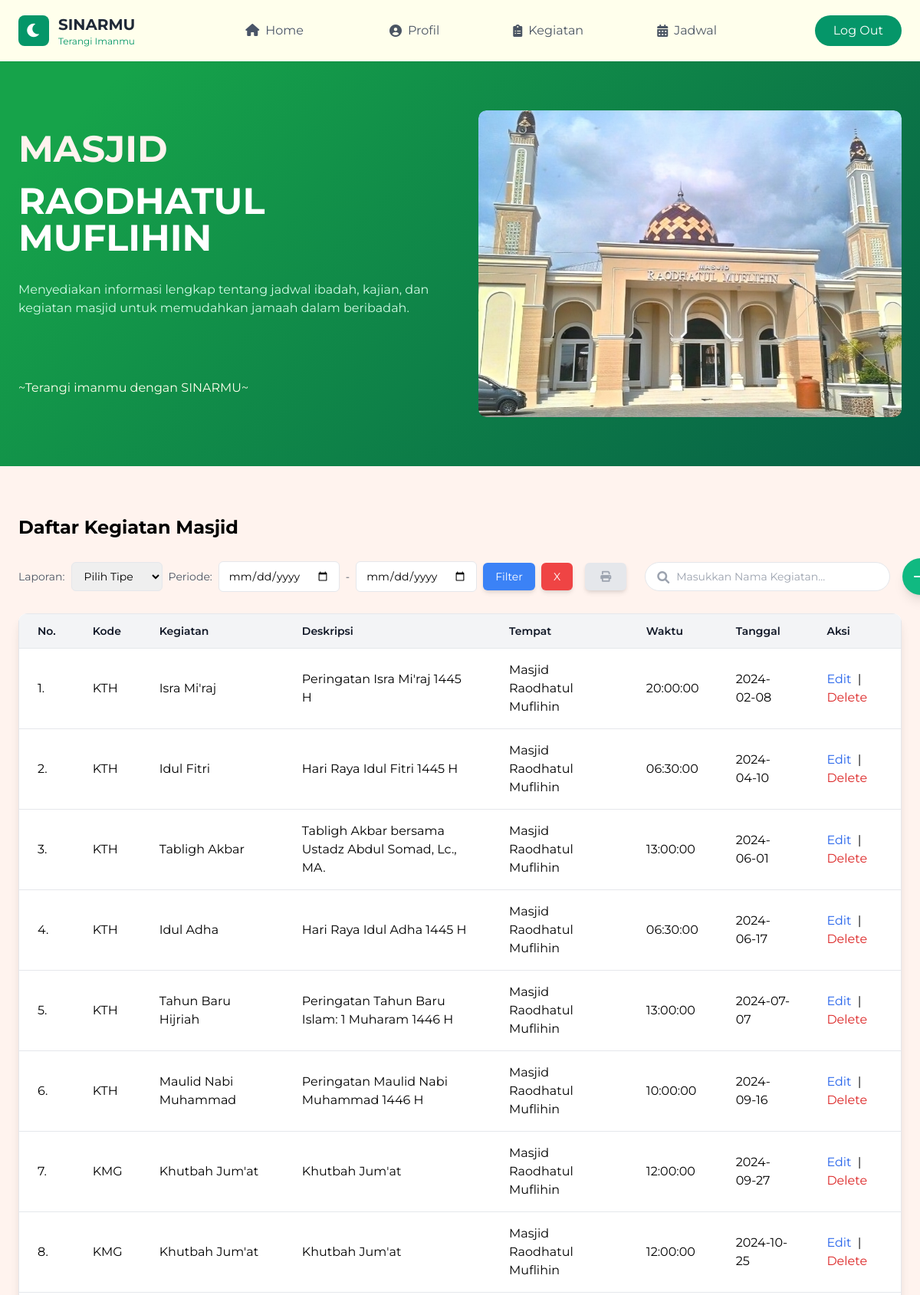
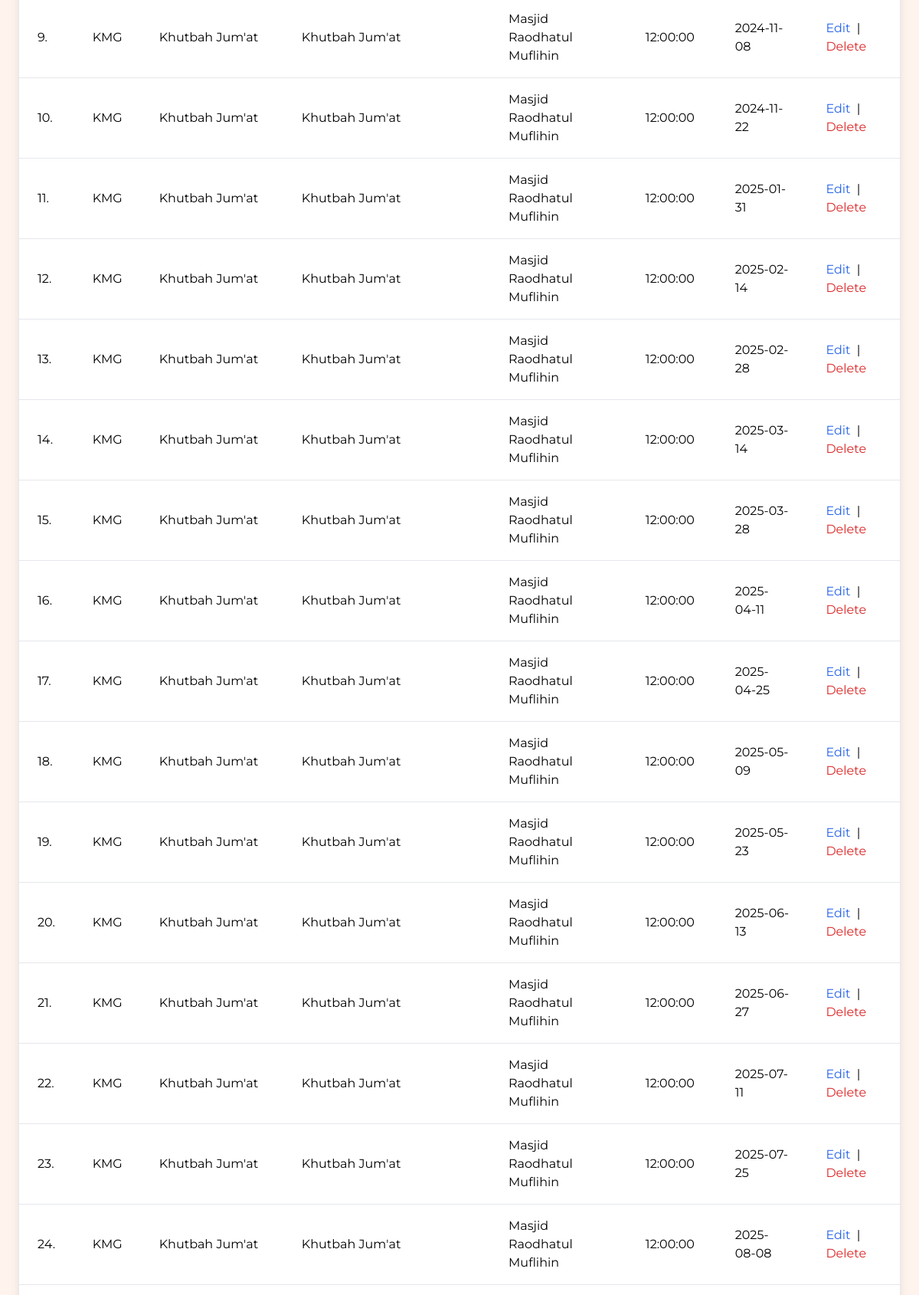
Screenshot of /manage_kegiatan.php (signed in, upper part) with the database file from the repository (2 pictures, top to bottom).
### tables this page shows
CREATE TABLE `kegiatan` (
  `id_kegiatan` int NOT NULL,
  `id_masjid` int NOT NULL,
  `kode_kegiatan` varchar(100) NOT NULL,
  `nama_kegiatan` varchar(100) NOT NULL,
  `deskripsi_kegiatan` varchar(255) DEFAULT NULL,
  `tempat_kegiatan` varchar(200) DEFAULT NULL,
  `waktu_kegiatan` time NOT NULL,
  `tanggal_kegiatan` date NOT NULL,
  `created_at` timestamp NULL DEFAULT CURRENT_TIMESTAMP,
  `updated_at` timestamp NULL DEFAULT CURRENT_TIMESTAMP ON UPDATE CURRENT_TIMESTAMP
);

### manage_kegiatan.php (the view, shortened to what this page needs)
<?php
include 'koneksi.php';
$start_date = isset($_GET['start_date']) ? $_GET['start_date'] : '';
$end_date = isset($_GET['end_date']) ? $_GET['end_date'] : '';
$query = isset($_GET['query']) ? trim($_GET['query']) : '';
if (!empty($start_date) && !empty($end_date)) {
    $stmt = $conn->prepare("SELECT * FROM kegiatan WHERE tanggal_kegiatan BETWEEN ? AND ? ORDER BY tanggal_kegiatan ASC");
    $stmt->bind_param("ss", $start_date, $end_date);
} else if (!empty($query)) {
    $stmt = $conn->prepare("SELECT * FROM kegiatan WHERE nama_kegiatan LIKE ? ORDER BY tanggal_kegiatan ASC");
    $search = "%$query%";
    $stmt->bind_param("s", $search);
} else {
    $stmt = $conn->prepare("SELECT * FROM kegiatan ORDER BY tanggal_kegiatan ASC");
}
$stmt->execute();
$result = $stmt->get_result();
$data_kegiatan = $result->num_rows > 0 ? $result->fetch_all(MYSQLI_ASSOC) : [];
?>
<!DOCTYPE html>
<html lang="id">
<head>
    <link href="https://cdnjs.cloudflare.com/ajax/libs/tailwindcss/2.2.19/tailwind.min.css" rel="stylesheet">
    <link href="https://cdnjs.cloudflare.com/ajax/libs/font-awesome/6.0.0/css/all.min.css" rel="stylesheet">
</head>
<body>
    <nav class="background shadow-sm sticky top-0 z-50">
        <div class="max-w-7xl mx-auto px-6">
            <div class="flex justify-between h-20 items-center">
                <div class="flex items-center gap-3">
                    <div class="w-10 h-10 bg-green-600 rounded-lg flex items-center justify-center">
                        <i class="fas fa-moon text-white text-xl"></i>
                    </div>
                    <div>
                        <h1 class="font-bold text-xl text-gray-800">SINARMU</h1>
                        <p class="text-xs text-green-600">Terangi Imanmu</p>
                    </div>
                </div>
                <div class="hidden md:flex items-center space-x-20">
                    <div class="relative">
                        <div id="Home" class="flex items-center text-gray-600 hover:text-green-600 px-2 py-1 cursor-pointer">
                            <a href="home.php">
                                <i class="fas fa-home mr-2"></i>Home
                            </a>
                        </div>
                    </div>
                    <div class="relative">
                        <div id="Profil" class="flex items-center text-gray-600 hover:text-green-600 px-2 py-1 cursor-pointer">
                            <i class="fas fa-user-circle mr-2"></i>Profil
                        </div>
                    </div>
                    <div class="relative">
                        <div id="Activity" class="flex items-center text-gray-600 hover:text-green-600 px-2 py-1 cursor-pointer">
                            <i class="fas fa-clipboard-list mr-2"></i>Kegiatan
                        </div>
                    </div>
                    <div class="relative">
                        <div id="Schedule" class="flex items-center text-gray-600 hover:text-green-600 px-2 py-1 cursor-pointer">
                            <i class="fas fa-calendar-alt mr-2"></i>Jadwal
                        </div>
                    </div>
                </div>
                <div class="flex items-center gap-4">
                    <a href="logout.php" class="bg-green-600 text-white px-6 py-2 rounded-full hover:bg-green-700 transition">Log Out</a>
                </div>
            </div>
        </div>
    </nav>
    <section class="hero-gradient py-16 text-white">
        <div class="max-w-7xl mx-auto px-6">
            <div class="grid grid-cols-1 md:grid-cols-2 gap-12 items-center">
                <div>
                    <h1 class="text-5xl font-bold mb-5" style="color: #fff3ee">MASJID</h1>
                    <h1 class="text-5xl font-bold mb-8">RAODHATUL MUFLIHIN</h1>
                    <p class="text-green-100 mb-20">Menyediakan informasi lengkap tentang jadwal ibadah, kajian, dan kegiatan masjid untuk memudahkan jamaah dalam beribadah.</p>
                    <h3 class="text-green-50" style="color: #FFFFEC">~Terangi imanmu dengan SINARMU~</h3>
                </div>
                <div class="relative w-full h-94 overflow-hidden">
                    <div class="swiper-container">
                        <div class="swiper-wrapper">
                            <div class="swiper-slide"><img src="/sisfo-masjid/image/masjid1.png" alt="Gambar 1" class="rounded-lg shadow-lg"></div>
                        </div>
                    </div>
                </div>
            </div>
        </div>
    </section>
    <section class="card py-16">
        <div class="max-w-7xl mx-auto px-6">
            <div class="mb-6">
                <h2 class="text-2xl font-bold">Daftar Kegiatan Masjid</h2>
            </div>
            <div class="flex flex-col lg:flex-row justify-between items-start lg:items-center mb-6 gap-6">
                <div class="flex flex-col lg:flex-row gap-4 items-center">
                    <form action="" method="GET" id="filterForm" class="flex items-center gap-2">
                        <label for="report-type" class="text-sm text-gray-600">Laporan:</label>
                        <select name="report_type" id="report-type"
                            class="py-2 px-3 rounded-md border border-gray-200 text-sm focus:outline-none focus:ring-2 focus:ring-green-500"
                            onchange="updateDateFields()">
                            <option value="">Pilih Tipe</option>
                        </select>
                        <label for="start-date" class="text-sm text-gray-600">Periode:</label>
                        <input type="date" name="start_date" id="start-date"
                            class="py-2 px-3 rounded-md border border-gray-200 text-sm focus:outline-none focus:ring-2 focus:ring-green-500"
                            value="<?= isset($_GET['start_date']) ? htmlspecialchars($_GET['start_date']) : '' ?>">
                        <label for="end-date" class="text-sm text-gray-600"> - </label>
                        <input type="date" name="end_date" id="end-date"
                            class="py-2 px-3 rounded-md border border-gray-200 text-sm focus:outline-none focus:ring-2 focus:ring-green-500"
                            value="<?= isset($_GET['end_date']) ? htmlspecialchars($_GET['end_date']) : '' ?>">
                        <button type="submit" id="filter-button"
                            class="text-white bg-blue-500 hover:bg-blue-600 rounded-md px-4 py-2 text-sm shadow-md">
                            Filter
                        </button>
                        <button type="button" onclick="clearFilter()"
                            class="text-white bg-red-500 hover:bg-red-600 rounded-md px-4 py-2 text-sm shadow-md" title="Clear Filter">
                            X
                        </button>
                    </form>
                    <?php
                    $isFilterActive = (isset($_GET['start_date']) && !empty($_GET['start_date'])) &&(isset($_GET['end_date']) && !empty($_GET['end_date']));
                    ?>
                    <a href="<?= $isFilterActive ? "laporan_kegiatan.php?start_date=" . htmlspecialchars($_GET['start_date']) . "&end_date=" . htmlspecialchars($_GET['end_date']) : '#' ?>"
                        class="<?= $isFilterActive ? 'text-white bg-green-500 hover:bg-green-600' : 'text-gray-400 bg-gray-200 cursor-not-allowed' ?> rounded-md px-4 py-2 text-sm shadow-md"
                        title="Cetak Laporan" <?= $isFilterActive ? '' : 'aria-disabled="true"' ?>>
                        <i class="fas fa-print ml-1 mr-1"></i>
                    </a>
                </div>
                <div class="flex items-center gap-4">
                    <form action="" method="GET" class="relative">
                        <input type="search" name="query" placeholder="Masukkan Nama Kegiatan..."
                            class="w-80 pl-10 pr-10 py-2 rounded-full border border-gray-200 focus:outline-none focus:ring-2 focus:ring-green-500 text-sm"
                            id="search-input" autocomplete="off">
                        <i class="fas fa-search absolute left-4 top-3 text-gray-400"></i>
                    </form>
                    <a href="tambah_kegiatan.php" class="text-white bg-green-500 hover:bg-green-600 rounded-full p-3 shadow-lg" title="Tambah Kegiatan">
                        <svg xmlns="http://www.w3.org/2000/svg" class="h-6 w-6" fill="none" viewBox="0 0 24 24" stroke="currentColor">
                            <path stroke-linecap="round" stroke-linejoin="round" stroke-width="2" d="M12 4v16m8-8H4" />
                        </svg>
                    </a>
                </div>
            </div>
            <div class="bg-white rounded-xl shadow-lg overflow-hidden mt-4">
                <table class="min-w-full bg-white border border-gray-200">
                    <thead>
                        <tr>
                            <th class="py-3 px-6 bg-gray-100 font-semibold text-sm text-gray-900 border-b border-gray-200 text-left">No.</th>
                            <th class="py-3 px-6 bg-gray-100 font-semibold text-sm text-gray-900 border-b border-gray-200 text-left">Kode</th>
                            <th class="py-3 px-6 bg-gray-100 font-semibold text-sm text-gray-900 border-b border-gray-200 text-left">Kegiatan</th>
                            <th class="py-3 px-6 bg-gray-100 font-semibold text-sm text-gray-900 border-b border-gray-200 text-left">Deskripsi</th>
                            <th class="py-3 px-6 bg-gray-100 font-semibold text-sm text-gray-900 border-b border-gray-200 text-left">Tempat</th>
                            <th class="py-3 px-6 bg-gray-100 font-semibold text-sm text-gray-900 border-b border-gray-200 text-left">Waktu</th>
                            <th class="py-3 px-6 bg-gray-100 font-semibold text-sm text-gray-900 border-b border-gray-200 text-left">Tanggal</th>
                            <th class="py-3 px-6 bg-gray-100 font-semibold text-sm text-gray-900 border-b border-gray-200 text-left">Aksi</th>
                        </tr>
                    </thead>
                    <tbody>
                        <?php if (!empty($data_kegiatan)): ?>
                            <?php foreach ($data_kegiatan as $index => $row): ?>
                                <tr class="hover:bg-gray-100">
                                    <td class="py-4 px-6 border-b border-gray-200"><?= $index + 1; ?>.</td>
                                    <td class="py-4 px-6 border-b border-gray-200"><?php echo htmlspecialchars($row['kode_kegiatan'] ?? ''); ?></td>
                                    <td class="py-4 px-6 border-b border-gray-200"><?php echo htmlspecialchars($row['nama_kegiatan'] ?? ''); ?></td>
                                    <td class="py-4 px-6 border-b border-gray-200"><?php echo htmlspecialchars($row['deskripsi_kegiatan'] ?? ''); ?></td>
                                    <td class="py-4 px-6 border-b border-gray-200"><?php echo htmlspecialchars($row['tempat_kegiatan'] ?? ''); ?></td>
                                    <td class="py-4 px-6 border-b border-gray-200"><?php echo htmlspecialchars($row['waktu_kegiatan'] ?? ''); ?></td>
                                    <td class="py-4 px-6 border-b border-gray-200"><?php echo htmlspecialchars($row['tanggal_kegiatan'] ?? ''); ?></td>
                                    <td class="py-4 px-6 border-b border-gray-200 text-left">
                                        <a href="edit_kegiatan.php?id=<?php echo $row['id_kegiatan']; ?>" class="text-blue-600 hover:text-blue-800">Edit</a>
                                        <span class="mx-1">|</span>
                                        <a href="manage_kegiatan.php?id=<?php echo $row['id_kegiatan']; ?>&action=delete" class="text-red-600 hover:text-red-800" onclick="return confirm('Apakah Anda yakin ingin menghapus data ini?');">Delete</a>
                                    </td>
                                </tr>
                            <?php endforeach; ?>
                        <?php endif; ?>
                    </tbody>
                </table>
            </div>
        </div>
    </section>
</body>
</html>

### manage_kegiatan.php (style rules this page uses)
body { font-family: 'Montserrat', sans-serif; background-color: #fff3ee; }
.hero-gradient { background: linear-gradient(135deg, #16a34a 10%, #065f46 100%); }
.card { background: #fff3ee; }
nav { background: #FFFFEC; position: sticky; top: 0; z-index: 50; }
nav a { color: #4a5568; padding: 0.5rem 1rem; border-radius: 0.5rem; }
.swiper-container { width: 100%; height: 400px; position: relative; overflow: hidden; border-radius: 10px; }
.swiper-wrapper { display: flex; transition: transform 0.5s ease-in-out; }
.swiper-slide { display: flex; justify-content: center; align-items: center; opacity: 0; transition: opacity 0.5s ease-in-out; position: absolute; width: 100%; height: 100%; border-radius: 10px; overflow: hidden; box-shadow: 0 4px 15px rgba(0, 0, 0, 0.2); }
.swiper-slide-active { opacity: 1; }

### rows the page displays
kegiatan: kode_kegiatan "KTH", nama_kegiatan "Isra Mi'raj", deskripsi_kegiatan "Peringatan Isra Mi'raj 1445 H", tempat_kegiatan "Masjid Raodhatul Muflihin", waktu_kegiatan "20:00:00", tanggal_kegiatan "2024-02-08"
kegiatan: kode_kegiatan "KTH", nama_kegiatan "Idul Fitri", deskripsi_kegiatan "Hari Raya Idul Fitri 1445 H", tempat_kegiatan "Masjid Raodhatul Muflihin", waktu_kegiatan "06:30:00", tanggal_kegiatan "2024-04-10"
kegiatan: kode_kegiatan "KTH", nama_kegiatan "Tabligh Akbar", deskripsi_kegiatan "Tabligh Akbar bersama Ustadz Abdul Somad, Lc., MA.", tempat_kegiatan "Masjid Raodhatul Muflihin", waktu_kegiatan "13:00:00", tanggal_kegiatan "2024-06-01"
kegiatan: kode_kegiatan "KTH", nama_kegiatan "Idul Adha", deskripsi_kegiatan "Hari Raya Idul Adha 1445 H", tempat_kegiatan "Masjid Raodhatul Muflihin", waktu_kegiatan "06:30:00", tanggal_kegiatan "2024-06-17"
kegiatan: kode_kegiatan "KTH", nama_kegiatan "Tahun Baru Hijriah", deskripsi_kegiatan "Peringatan Tahun Baru Islam: 1 Muharam 1446 H", tempat_kegiatan "Masjid Raodhatul Muflihin", waktu_kegiatan "13:00:00", tanggal_kegiatan "2024-07-07"
kegiatan: kode_kegiatan "KTH", nama_kegiatan "Maulid Nabi Muhammad", deskripsi_kegiatan "Peringatan Maulid Nabi Muhammad 1446 H", tempat_kegiatan "Masjid Raodhatul Muflihin", waktu_kegiatan "10:00:00", tanggal_kegiatan "2024-09-16"
kegiatan: kode_kegiatan "KMG", nama_kegiatan "Khutbah Jum'at", deskripsi_kegiatan "Khutbah Jum'at", tempat_kegiatan "Masjid Raodhatul Muflihin", waktu_kegiatan "12:00:00", tanggal_kegiatan "2024-09-27"
kegiatan: kode_kegiatan "KMG", nama_kegiatan "Khutbah Jum'at", deskripsi_kegiatan "Khutbah Jum'at", tempat_kegiatan "Masjid Raodhatul Muflihin", waktu_kegiatan "12:00:00", tanggal_kegiatan "2024-10-25"
kegiatan: kode_kegiatan "KMG", nama_kegiatan "Khutbah Jum'at", deskripsi_kegiatan "Khutbah Jum'at", tempat_kegiatan "Masjid Raodhatul Muflihin", waktu_kegiatan "12:00:00", tanggal_kegiatan "2024-11-08"
kegiatan: kode_kegiatan "KMG", nama_kegiatan "Khutbah Jum'at", deskripsi_kegiatan "Khutbah Jum'at", tempat_kegiatan "Masjid Raodhatul Muflihin", waktu_kegiatan "12:00:00", tanggal_kegiatan "2024-11-22"
kegiatan: kode_kegiatan "KMG", nama_kegiatan "Khutbah Jum'at", deskripsi_kegiatan "Khutbah Jum'at", tempat_kegiatan "Masjid Raodhatul Muflihin", waktu_kegiatan "12:00:00", tanggal_kegiatan "2025-01-31"
kegiatan: kode_kegiatan "KMG", nama_kegiatan "Khutbah Jum'at", deskripsi_kegiatan "Khutbah Jum'at", tempat_kegiatan "Masjid Raodhatul Muflihin", waktu_kegiatan "12:00:00", tanggal_kegiatan "2025-02-14"
kegiatan: kode_kegiatan "KMG", nama_kegiatan "Khutbah Jum'at", deskripsi_kegiatan "Khutbah Jum'at", tempat_kegiatan "Masjid Raodhatul Muflihin", waktu_kegiatan "12:00:00", tanggal_kegiatan "2025-02-28"
kegiatan: kode_kegiatan "KMG", nama_kegiatan "Khutbah Jum'at", deskripsi_kegiatan "Khutbah Jum'at", tempat_kegiatan "Masjid Raodhatul Muflihin", waktu_kegiatan "12:00:00", tanggal_kegiatan "2025-03-14"
kegiatan: kode_kegiatan "KMG", nama_kegiatan "Khutbah Jum'at", deskripsi_kegiatan "Khutbah Jum'at", tempat_kegiatan "Masjid Raodhatul Muflihin", waktu_kegiatan "12:00:00", tanggal_kegiatan "2025-03-28"
kegiatan: kode_kegiatan "KMG", nama_kegiatan "Khutbah Jum'at", deskripsi_kegiatan "Khutbah Jum'at", tempat_kegiatan "Masjid Raodhatul Muflihin", waktu_kegiatan "12:00:00", tanggal_kegiatan "2025-04-11"
kegiatan: kode_kegiatan "KMG", nama_kegiatan "Khutbah Jum'at", deskripsi_kegiatan "Khutbah Jum'at", tempat_kegiatan "Masjid Raodhatul Muflihin", waktu_kegiatan "12:00:00", tanggal_kegiatan "2025-04-25"
kegiatan: kode_kegiatan "KMG", nama_kegiatan "Khutbah Jum'at", deskripsi_kegiatan "Khutbah Jum'at", tempat_kegiatan "Masjid Raodhatul Muflihin", waktu_kegiatan "12:00:00", tanggal_kegiatan "2025-05-09"
kegiatan: kode_kegiatan "KMG", nama_kegiatan "Khutbah Jum'at", deskripsi_kegiatan "Khutbah Jum'at", tempat_kegiatan "Masjid Raodhatul Muflihin", waktu_kegiatan "12:00:00", tanggal_kegiatan "2025-05-23"
kegiatan: kode_kegiatan "KMG", nama_kegiatan "Khutbah Jum'at", deskripsi_kegiatan "Khutbah Jum'at", tempat_kegiatan "Masjid Raodhatul Muflihin", waktu_kegiatan "12:00:00", tanggal_kegiatan "2025-06-13"
kegiatan: kode_kegiatan "KMG", nama_kegiatan "Khutbah Jum'at", deskripsi_kegiatan "Khutbah Jum'at", tempat_kegiatan "Masjid Raodhatul Muflihin", waktu_kegiatan "12:00:00", tanggal_kegiatan "2025-06-27"
kegiatan: kode_kegiatan "KMG", nama_kegiatan "Khutbah Jum'at", deskripsi_kegiatan "Khutbah Jum'at", tempat_kegiatan "Masjid Raodhatul Muflihin", waktu_kegiatan "12:00:00", tanggal_kegiatan "2025-07-11"
kegiatan: kode_kegiatan "KMG", nama_kegiatan "Khutbah Jum'at", deskripsi_kegiatan "Khutbah Jum'at", tempat_kegiatan "Masjid Raodhatul Muflihin", waktu_kegiatan "12:00:00", tanggal_kegiatan "2025-07-25"
kegiatan: kode_kegiatan "KMG", nama_kegiatan "Khutbah Jum'at", deskripsi_kegiatan "Khutbah Jum'at", tempat_kegiatan "Masjid Raodhatul Muflihin", waktu_kegiatan "12:00:00", tanggal_kegiatan "2025-08-08"
